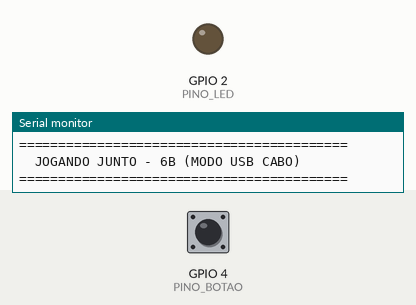
A sketch run on a simulated ESP32. On the bench: output pins drawn as LEDs (lit = HIGH), the last lines printed to the serial monitor. Inputs (shaded band) come from the test bench; at power-on: GPIO 4 (PINO_BOTAO) HIGH.

Above: at 1.7 s.
1.8 s: GPIO 4 (PINO_BOTAO) pulled LOW for 0.15 s
At 1.91 s:
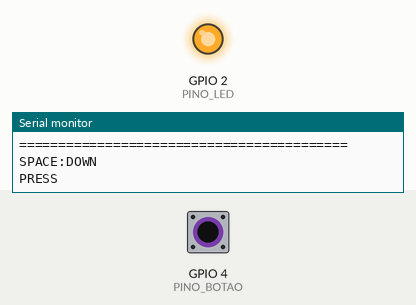
3.4 s: GPIO 4 (PINO_BOTAO) pulled LOW for 3.2 s
At 7.3 s:
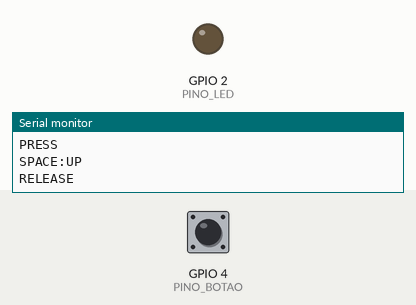
Timing chart, 0 to 8.8 s (numbered marks = the images above; inputs shaded):
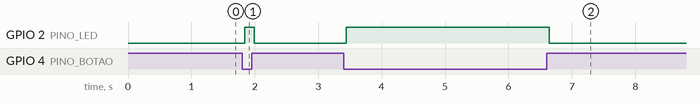

The sketch:

controle_usb.ino
```cpp
/*
 ==============================================================================
   PROJETO: JOGANDO JUNTO - 6º ANO B (InovaCEV 2026)
   CONTROLE ACESSÍVEL DE 1 BOTÃO GIGANTE (Modo USB / Serial HID)

   Orientação: Prof. Luis Felipe Patrocínio (patrodev.com)
   Placa: ESP32 DevKit V1
   Função: Envia comandos de Teclado diretamente pelo CABO USB (Plug-and-Play)
 ==============================================================================
*/

const int PINO_BOTAO = 4;   // GPIO 4 (D4)
const int PINO_LED = 2;     // GPIO 2 (LED azul)

int ultimoEstadoLido = HIGH;
int estadoEstavelBotao = HIGH;
unsigned long tempoUltimaMudanca = 0;
const unsigned long TEMPO_DEBOUNCE = 40;

void setup() {
  Serial.begin(115200);
  delay(500);

  Serial.println("\n==========================================");
  Serial.println("  JOGANDO JUNTO - 6B (MODO USB CABO)     ");
  Serial.println("==========================================");

  pinMode(PINO_LED, OUTPUT);
  digitalWrite(PINO_LED, LOW);

  pinMode(PINO_BOTAO, INPUT_PULLUP);
}

void loop() {
  int leituraAtual = digitalRead(PINO_BOTAO);

  if (leituraAtual != ultimoEstadoLido) {
    tempoUltimaMudanca = millis();
  }

  if ((millis() - tempoUltimaMudanca) > TEMPO_DEBOUNCE) {
    if (leituraAtual != estadoEstavelBotao) {
      estadoEstavelBotao = leituraAtual;

      if (estadoEstavelBotao == LOW) {
        digitalWrite(PINO_LED, HIGH);
        Serial.println("SPACE:DOWN");
        Serial.println("PRESS");
      } else {
        digitalWrite(PINO_LED, LOW);
        Serial.println("SPACE:UP");
        Serial.println("RELEASE");
      }
    }
  }

  ultimoEstadoLido = leituraAtual;
  delay(2);
}
```

Measured:
- after the input at 1.8 s, GPIO 2 (PINO_LED): LOW → HIGH at once, → LOW 0.15 s later
- after the input at 3.4 s, GPIO 2 (PINO_LED): LOW → HIGH at once, → LOW 3.2 s later
